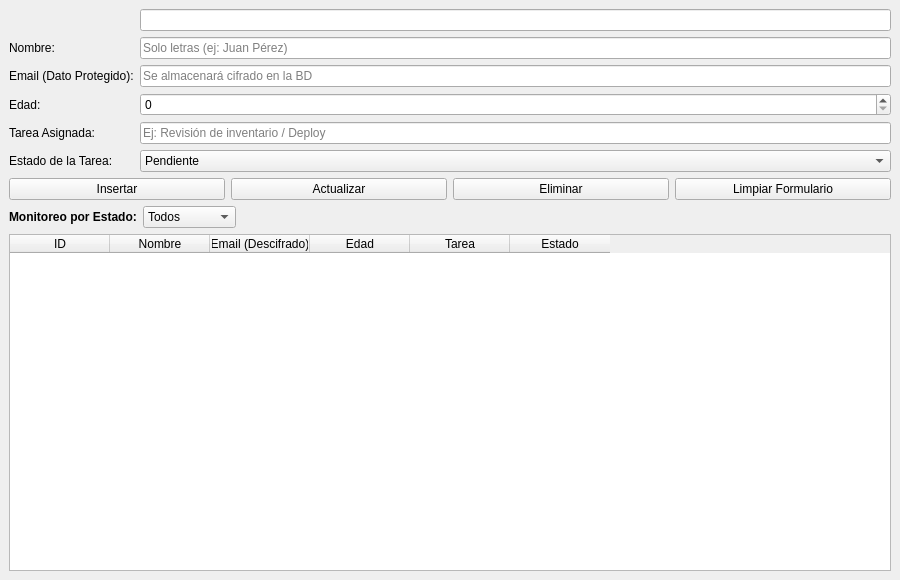
<?xml version="1.0" encoding="UTF-8"?>
<ui version="4.0">
 <class>MainWindow</class>
 <widget class="QMainWindow" name="MainWindow">
  <property name="geometry">
   <rect>
    <x>0</x>
    <y>0</y>
    <width>900</width>
    <height>580</height>
   </rect>
  </property>
  <property name="windowTitle">
   <string>Argos: Gestor de Tareas</string>
  </property>
  <property name="windowIcon">
   <iconset resource="../resources/app.qrc">
    <normaloff>:/resources/argos-icon.png</normaloff>:/resources/argos-icon.png</iconset>
  </property>
  <widget class="QWidget" name="centralWidget">
   <layout class="QVBoxLayout" name="mainLayout">
       
    <!-- Formulario de datos -->
    
    <item>
     <layout class="QFormLayout" name="formLayout">
         
      <!-- Campo ID (oculto) -->
      
      <item row="0" column="1">
       <widget class="QLineEdit" name="txtId">
        <property name="visible">
         <bool>false</bool>
        </property>
       </widget>
      </item>
      <item row="1" column="0">
       <widget class="QLabel" name="lblNombre">
        <property name="text">
         <string>Nombre:</string>
        </property>
       </widget>
      </item>
      <item row="1" column="1">
       <widget class="QLineEdit" name="txtNombre">
        <property name="placeholderText">
         <string>Solo letras (ej: Juan Pérez)</string>
        </property>
       </widget>
      </item>
      <item row="2" column="0">
       <widget class="QLabel" name="lblEmail">
        <property name="text">
         <string>Email (Dato Protegido):</string>
        </property>
       </widget>
      </item>
      <item row="2" column="1">
       <widget class="QLineEdit" name="txtEmailSensible">
        <property name="placeholderText">
         <string>Se almacenará cifrado en la BD</string>
        </property>
       </widget>
      </item>
      <item row="3" column="0">
       <widget class="QLabel" name="lblEdad">
        <property name="text">
         <string>Edad:</string>
        </property>
       </widget>
      </item>
      <item row="3" column="1">
       <widget class="AgeSpinBox" name="spinEdad"/>
      </item>
      <item row="4" column="0">
       <widget class="QLabel" name="lblTarea">
        <property name="text">
         <string>Tarea Asignada:</string>
        </property>
       </widget>
      </item>
      <item row="4" column="1">
       <widget class="QLineEdit" name="txtTarea">
        <property name="placeholderText">
         <string>Ej: Revisión de inventario / Deploy</string>
        </property>
       </widget>
      </item>
      <item row="5" column="0">
       <widget class="QLabel" name="lblEstado">
        <property name="text">
         <string>Estado de la Tarea:</string>
        </property>
       </widget>
      </item>
      <item row="5" column="1">
       <widget class="QComboBox" name="comboEstado">
        <item>
         <property name="text">
          <string>Pendiente</string>
         </property>
        </item>
        <item>
         <property name="text">
          <string>En Proceso</string>
         </property>
        </item>
        <item>
         <property name="text">
          <string>Finalizado</string>
         </property>
        </item>
       </widget>
      </item>
     </layout>
    </item>
    
    <!-- Botonera de acciones (operaciones CRUD) -->
    
    <item>
     <layout class="QHBoxLayout" name="btnLayout">
      <item>
       <widget class="QPushButton" name="btnInsertar">
        <property name="text">
         <string>Insertar</string>
        </property>
       </widget>
      </item>
      <item>
       <widget class="QPushButton" name="btnActualizar">
        <property name="text">
         <string>Actualizar</string>
        </property>
       </widget>
      </item>
      <item>
       <widget class="QPushButton" name="btnEliminar">
        <property name="text">
         <string>Eliminar</string>
        </property>
       </widget>
      </item>
      <item>
       <widget class="QPushButton" name="btnLimpiar">
        <property name="text">
         <string>Limpiar Formulario</string>
        </property>
       </widget>
      </item>
     </layout>
    </item>
    
    <!-- Barra de monitoreo y filtrado en tiempo real -->
    
    <item>
     <layout class="QHBoxLayout" name="filterLayout">
      <item>
       <widget class="QLabel" name="lblFiltro">
        <property name="text">
         <string>&lt;b&gt;Monitoreo por Estado:&lt;/b&gt;</string>
        </property>
       </widget>
      </item>
      <item>
       <widget class="QComboBox" name="comboFiltroEstado">
        <item>
         <property name="text">
          <string>Todos</string>
         </property>
        </item>
        <item>
         <property name="text">
          <string>Pendiente</string>
         </property>
        </item>
        <item>
         <property name="text">
          <string>En Proceso</string>
         </property>
        </item>
        <item>
         <property name="text">
          <string>Finalizado</string>
         </property>
        </item>
       </widget>
      </item>
      <item>
       <spacer name="horizontalSpacer">
        <property name="orientation">
         <enum>Qt::Horizontal</enum>
        </property>
        <property name="sizeHint" stdset="0">
         <size>
          <width>40</width>
          <height>20</height>
         </size>
        </property>
       </spacer>
      </item>
     </layout>
    </item>
    
    <!-- Tabla interactiva de registros -->
    
    <item>
     <widget class="QTableWidget" name="tablaUsuarios">
      <property name="editTriggers">
       <set>QAbstractItemView::NoEditTriggers</set>
      </property>
      <property name="selectionBehavior">
       <enum>QAbstractItemView::SelectRows</enum>
      </property>
      <attribute name="horizontalHeaderStretchLastSection">
       <bool>false</bool>
      </attribute>
      <attribute name="verticalHeaderVisible">
       <bool>false</bool>
      </attribute>
      <column>
       <property name="text">
        <string>ID</string>
       </property>
      </column>
      <column>
       <property name="text">
        <string>Nombre</string>
       </property>
      </column>
      <column>
       <property name="text">
        <string>Email (Descifrado)</string>
       </property>
      </column>
      <column>
       <property name="text">
        <string>Edad</string>
       </property>
      </column>
      <column>
       <property name="text">
        <string>Tarea</string>
       </property>
      </column>
      <column>
       <property name="text">
        <string>Estado</string>
       </property>
      </column>
     </widget>
    </item>
   </layout>
  </widget>
 </widget>
 <customwidgets>
     
  <!-- Widget numérico con validación de rango (18-60) -->
  
  <customwidget>
   <class>AgeSpinBox</class>
   <extends>QSpinBox</extends>
   <header>AgeSpinBox.h</header>
  </customwidget>
 </customwidgets>
 <resources>
  <include location="../resources/app.qrc"/>
 </resources>
 <connections/>
</ui>
